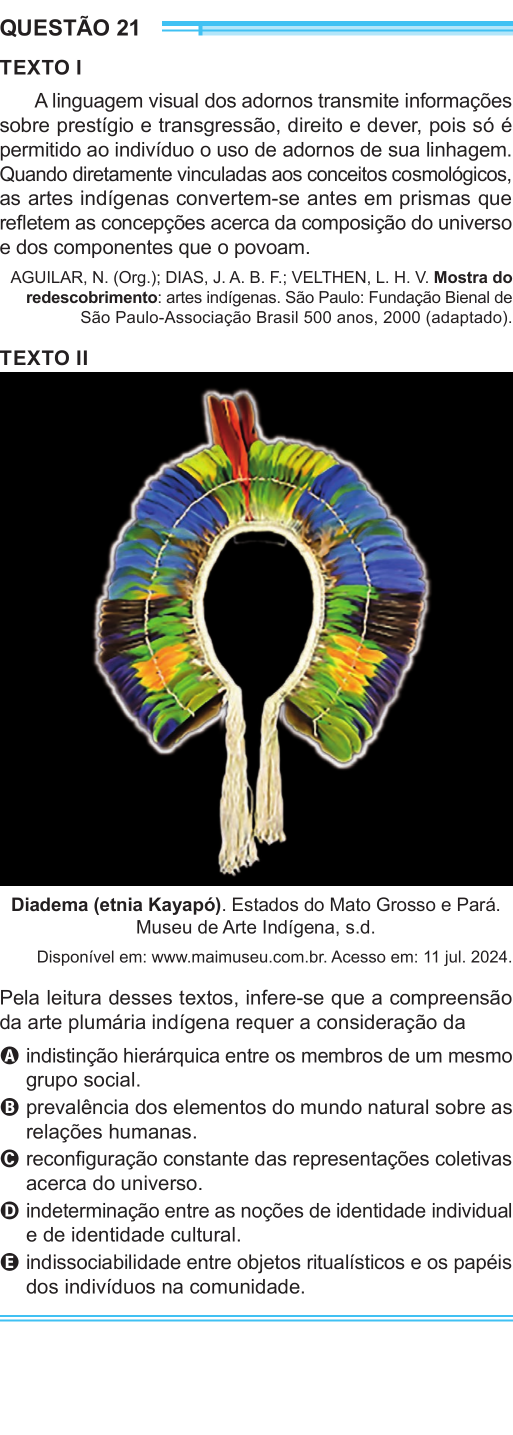
#> input picture metades_recortadas/pagina_enem_10_esquerda.png, 1025 x 2869 px, given in place of pagina_enem_29_esquerda.png, which was not available (shown at 1/2 size)
$ python juntar_imagens.py
#> lines starting #> are read from the running program, lines starting #| are printed output that depends on the picture; pictures that were not available may be replaced by others from this repository, and a replacement may not be noted
import os
from PIL import Image

input_folder = "metades_recortadas"
output_folder = "imagens_concatenadas"

paginas = [29, 30, 31]
imagens_concatenadas = []

# Primeiro, cria as imagens concatenadas (esquerda em cima, direita embaixo)
for pagina in paginas:
    img_esquerda_path = os.path.join(input_folder, f"pagina_enem_{pagina}_esquerda.png")
    img_direita_path = os.path.join(input_folder, f"pagina_enem_{pagina}_direita.png")

    img_esquerda = Image.open(img_esquerda_path)
#> img_esquerda is the input picture: PIL image 1025x2869 RGB; mean R, G, B 162.9, 163.6, 160.7
    img_direita = Image.open(img_direita_path)
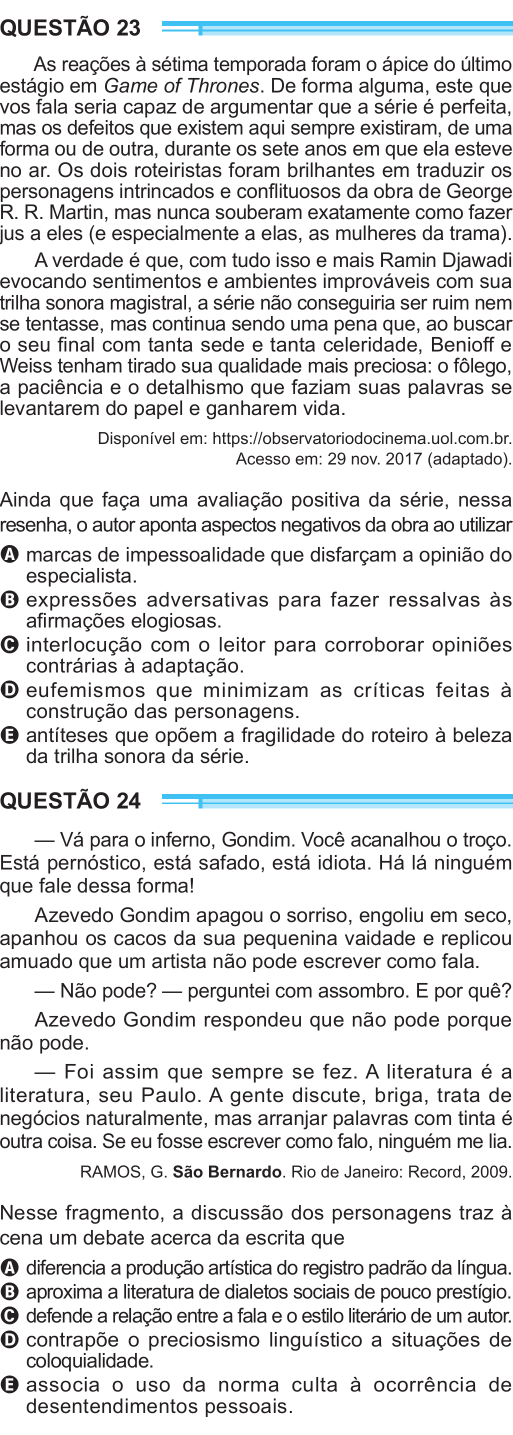
#> input picture metades_recortadas/pagina_enem_11_esquerda.png, 1025 x 2869 px, given in place of pagina_enem_29_direita.png, which was not available (shown at 1/2 size)
#> img_direita is the input picture: PIL image 1025x2869 RGB; mean R, G, B 223.4, 224.1, 224.7

    largura_max = max(img_esquerda.width, img_direita.width)
#> largura_max = 1025
    altura_total = img_esquerda.height + img_direita.height
#> altura_total = 5738

    nova_img = Image.new('RGB', (largura_max, altura_total), (255, 255, 255))
#> nova_img: PIL image 1025x5738 RGB; every value is 255
    nova_img.paste(img_esquerda, (0, 0))
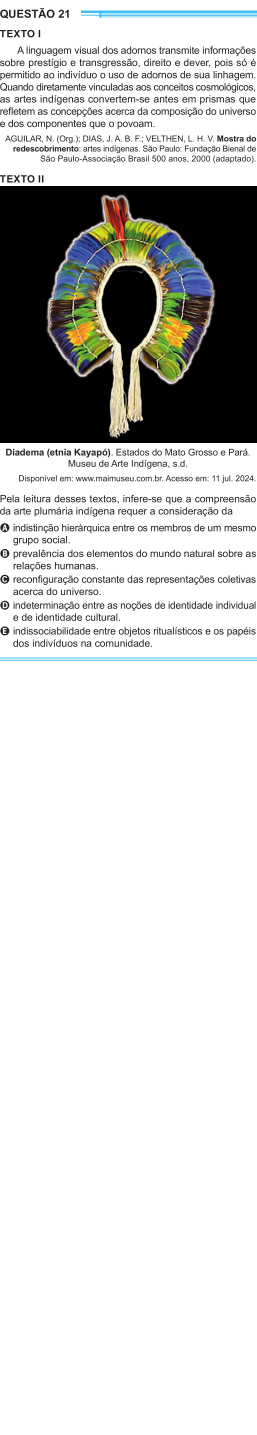
#> nova_img: PIL image 1025x5738 RGB (shown at 1/4 size); mean R, G, B 208.9, 209.3, 207.9
    nova_img.paste(img_direita, (0, img_esquerda.height))
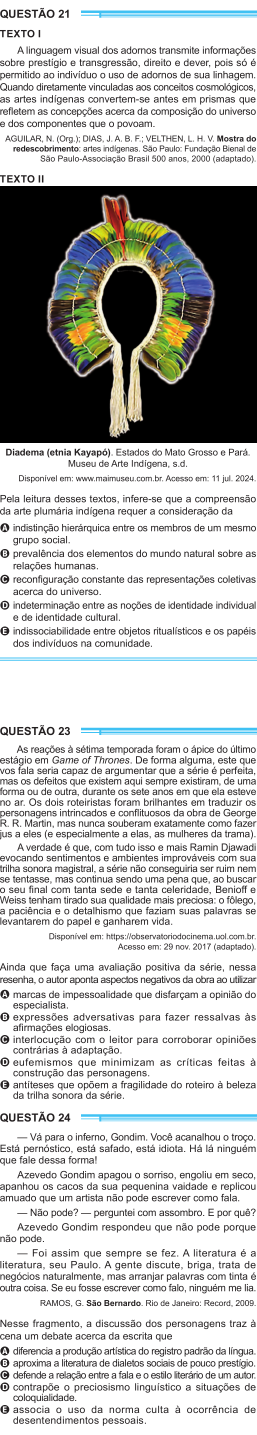
#> nova_img: PIL image 1025x5738 RGB (shown at 1/4 size); mean R, G, B 193.1, 193.8, 192.7
#> (the run stopped early here; a loop or call above may not have finished)
